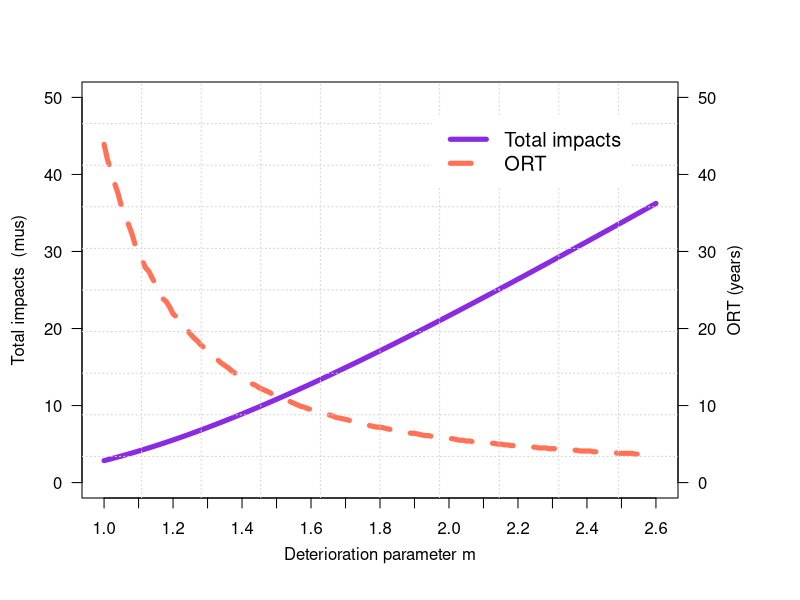

Write the R code that produced this figure.
#Sensitivity analysis
yvalue = 30
alpha<-c(0.353,0.360,0.371,0.389,0.391)
gamma<-c(5.652,5.581,5.575,5.498,5.367)
d=10 # factor of time
YearMax<-50 #total no of year to be investigated.
#creating local variables
rate<-matrix(nrow=YearMax)     #hazard rate in respective year
colors=c("chocolate","coral3","coral4","cyan1","cyan4","darkblue","blue","chartreuse4","red","deeppink","deeppink4") #colors for plot
#SUBROUTINE FOr the bridge
#this routine is used to calculated the Intensity of rockfall, avalanche
#INPUT -----------------------------------
T=seq(0.1,YearMax, by =0.1)
#with example
#library(cubature)
factor=1
alpha1=0.0252
rho=0.02
#m=1.2665
cs=0
k0=0

Maxvolume <- 34 # e.g. m3 (volume of rockfall or avalanche)
Time<-YearMax
MaxCS<-5 #maximum no of CS for the bridge
Maxlatent<- 1 #number of latent condition state


#define dimension
mtp<- matrix(double(1),nrow=MaxCS,ncol=(MaxCS+Maxlatent))
mtplatent<- matrix(double(1),nrow=(MaxCS+Maxlatent),ncol=(MaxCS+Maxlatent))
mtp <- read.csv("mtp.csv",header=FALSE) 
#define the Markov transition probability for the bridge
#attach(mtp)
initialCS<-c(1,0,0,0,0,0) #initial state probability of the bridge
v3=10 #value of rock fall, or avalanche volume to be used

#STEP 1 --estimating the failure probability from hazard curve for each CS
#hazard curve
S<-matrix(double(1),nrow=Maxvolume,ncol=MaxCS)
#define a function for calculating intensity S
intensity<-function(alpha,gamma,volume){
  exp(-exp(-alpha*volume+gamma))
}
for (i in 1:MaxCS){
  for (v in 1:Maxvolume){
    S[v,i]<-intensity(alpha[i],gamma[i],v)/d
  }
}
#STEP 2 --Calculating the Markov transition probability - Latent
#choose the intensity (e.g. S=10 m3)
for (i in 1:(MaxCS+1)){
  if (i < (MaxCS+1)) {
    for (j in 1:(MaxCS+Maxlatent)){
      if (j < (MaxCS+Maxlatent)){
        mtplatent[i,j]<-mtp[i,j]*(1-S[v3,i])
      } else {
        mtplatent[i,j]<-S[v3,i]
      }
    }
  } else {
    mtplatent[i,j]<-1
  }
}

#----------------------------------------------------
#STEP 3. Define the initial state of the bridge at the time after the PI
pi<-matrix(double(1),nrow=length(T),ncol=(MaxCS+Maxlatent))
pioneyear<-matrix(double(1),nrow=Time,ncol=(MaxCS+Maxlatent))
for (t in 1:length(T)){
  if (t ==1){
    pi[t,]<-initialCS
  } else {
    pi[t,]<-pi[t-1,]%*%mtplatent
  }
}

#---------Start caculation SECTION

#Sensitivity analysis for ratio CI/PI
cpi<-1 #preventive intervention cost for the snow catcher system
CIimpact<-10 #corrective intervention cost for the bridge
cci<-2
maxm<- 2.6
step=seq(1,maxm, by =0.01)
msa<- matrix(double(1),nrow=length(step),ncol=1)
T_optimalsa<-matrix(double(1),nrow=length(step),ncol=1)
Min_Csa<-matrix(double(1),nrow=length(step),ncol=1)

for (u in 1:length(step)){
  msa[u]<-step[u]
#This program was coded by Nam Lethanh (lethanh@ibi.baug.ethz.ch)
#INPUT

#STEP 4 - calculating cost of corrective intervention for the bridge at each year if there is a failure

CItime<-matrix(double(1),nrow=length(T))  #expect corrective intervention cost at time t
for (t in 1:length(T)){
  CItime[t]<-pi[t,6]*CIimpact
}
#cat("Expected IMPACT for CI of the bridge at time t \n")
#print(CItime)

#..............................................

m<-msa[u]
  
#         MAIN PROGRAM

f1=function(x){
  (alpha1*m*x^(m-1)*exp(-alpha1*x^m))^2
}

f2=function(y){
  (exp(alpha1*y^m-rho*y))
}

q<-matrix(double(1),nrow=1,ncol=T)
C<-matrix(double(1),nrow=1,ncol=T)
canduoi=0
cantren=Inf

#scenario 1 - ***********************************************
ca=cpi*1
cm=cci
for (i in 1:length(T)){
  # timestep=i/d
  v1=integrate(f1,lower=canduoi,upper=Inf)
  v2=integrate(f2,lower=0,upper=T[i])
  C[i]=(exp(-rho*T[i])*(cs+ca)+(k0/rho)*(1-exp(-rho*T[i]))+(cm+CItime[T[i]])*v1$value*v2$value)/(1-exp(-rho*T[i]))
}

Min_Csa[u]<-min(C[c(10:length(T))])
T_optimalsa[u]<-which.min(C)/d
}

#drawing
plot.new()
par(mar=c(5, 4, 4, 6) + 0.1)
plot(msa, Min_Csa, pch=2, axes=FALSE, ylim=c(0,50), xlab="", ylab="", 
     type="l",col="blueviolet", lwd=5)
axis(2, ylim=c(0,20),col="black",las=1)  ## las=1 makes horizontal labels
mtext(expression(paste("Total impacts  (",, "mus)")),side=2,col="black",line=2.5)
axis(1,pretty(range(msa),20))
box()

par(new=TRUE)

## Plot the second plot and put axis scale on right
plot(msa, T_optimalsa, pch=4,  xlab="", ylab="", ylim=c(0,50), 
     axes=FALSE, type="l", col="coral1",lwd=5,lty=2)
## a little farther out (line=4) to make room for labels
mtext("ORT (years)",side=4,col="black",line=2.3) 
axis(4, ylim=c(0,20), col="black",col.axis="black",las=1)
mtext(expression(paste("Deterioration parameter ", m)),side=1,col="black",line=2.5)  
grid(10, 10, col = "lightgray", lty = "dotted",lwd = par("lwd"), equilogs = TRUE)
legend("topright",inset=.08,legend=c("Total impacts","ORT"),
       text.col=c("black"),lty=c(1,2),lwd=c(5,5),col=c("blueviolet","coral1"),horiz=F,cex=1.2,box.col = "white")

